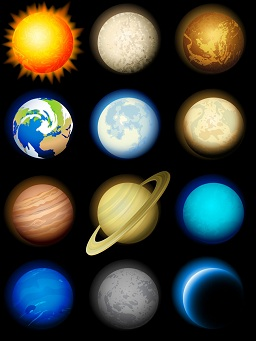
#> input picture graph processing/circle_detection/planet.jpg, 256 x 341 px
$ python circle.py
#> lines starting #> are read from the running program, lines starting #| are printed output that depends on the picture; after the words box and inside, x2 and y2 are one past the last pixel; in counts of white or black regions, pixels touching at a corner belong together
# -*-coding:utf-8-*-
# __Author__=Youzhi Gu
# Learn Python at Zhejiang University

import cv2
import numpy as np

planets = cv2.imread('planet.jpg')
#> planets is the input picture: shape (341, 256, 3); mean B, G, R 55.3, 64.4, 62.3
gray = cv2.cvtColor(planets, cv2.COLOR_BGR2GRAY)
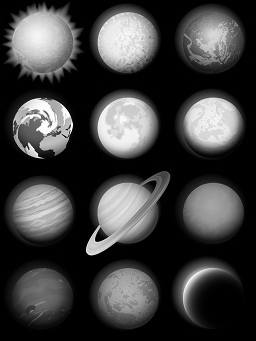
#> gray: shape (341, 256); min 0, max 255, mean 62.8
cv2.imshow('gray',gray)
img = cv2.medianBlur(gray,5)
cv2.imshow('gray_blur',img)
cimg = cv2.cvtColor(img,cv2.COLOR_GRAY2BGR)
cv2.imshow('color_blur',img)

circles = cv2.HoughCircles(img,cv2.HOUGH_GRADIENT,1,80,param1=80,param2=50,minRadius=0,maxRadius=0)
#> circles = [[127.5, 42.5, 30.8], [41.5, 127.5, 30], [39.5, 210.5, 34.8], [125.5, 251.5, 69], [210.5, 39.5, 33.8], [44.5, 43.5, 33.2], [214.5, 298.5, 32.1], [212.5, 211.5, 29.9], [42.5, 295.5, 28.5], [122.5, 129.5, 25.2]]
circles = np.uint16(np.around(circles))
#> circles = [[128, 42, 31], [42, 128, 30], [40, 210, 35], [126, 252, 69], [210, 40, 34], [44, 44, 33], [214, 298, 32], [212, 212, 30], [42, 296, 28], [122, 130, 25]]

for i in circles[0,:]:
    cv2.circle(planets,(i[0],i[1]),i[2],(0,255,0),2)
    cv2.circle(planets,(i[0],i[1]),2,(0,0,255),3)
#> this loop made 10 passes
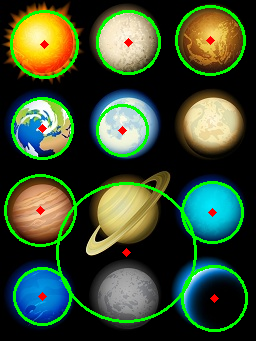
#> planets: shape (341, 256, 3); 7.8% of pixels changed, all inside (x1, y1, x2, y2) = (4, 5, 248, 332)

cv2.imwrite('planets_circles.jpg',planets)
cv2.imshow('HoughCircles',planets)
cv2.waitKey()
cv2.destroyAllWindows()
